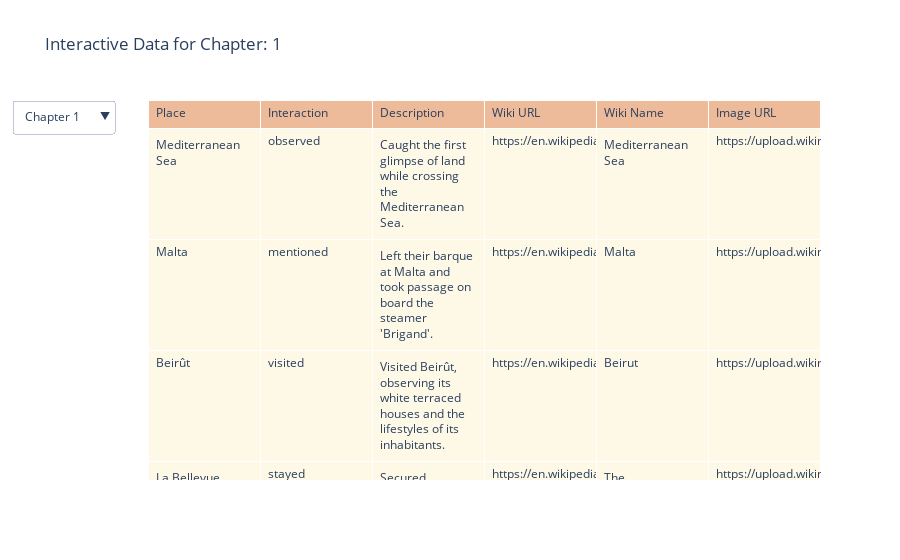

The code cell stored with this chart in its notebook:
### Code cell
import pandas as pd
import plotly.graph_objs as go

# Replace 'your_file.xlsx' with the path to your Excel file
file_path = 'Data/final.xlsx'

# Read the Excel file
df = pd.read_excel(file_path)

# Assuming 'chapter' is a categorical column you want to filter by
chapters = df['Chapter'].unique()

# Function to create table data for a selected chapter
def create_table_data(chapter):
    filtered_df = df[df['Chapter'] == chapter]
    return [go.Table(
        header=dict(
            values=['Place', 'Interaction', 'Description', 'Wiki URL', 'Wiki Name', 'Image URL'],
            fill_color='#EDBB99',
            align='left'
        ),
        cells=dict(
            values=[
                filtered_df.Place, 
                filtered_df.interaction, 
                filtered_df.description, 
                filtered_df['Wiki URL'], 
                filtered_df['Wiki Name'], 
                filtered_df.Image  # Assuming this column contains image URLs
            ],
            fill_color='#FEF9E7',
            align='left'
        )
    )]

# Initial table with the first chapter's data
fig = go.Figure(data=create_table_data(chapters[0]))

# Update the layout to add a dropdown menu
fig.update_layout(
    title=f'Interactive Data for Chapter: {chapters[0]}',
    updatemenus=[
        {
            'buttons': [
                {
                    'label': f"Chapter {ch}",
                    'method': 'restyle',
                    'args': [
                        {
                            'cells': {
                                'values': [
                                    df[df['Chapter'] == ch]['Place'], 
                                    df[df['Chapter'] == ch]['interaction'], 
                                    df[df['Chapter'] == ch]['description'],
                                    df[df['Chapter'] == ch]['Wiki URL'],
                                    df[df['Chapter'] == ch]['Wiki Name'],
                                ]
                            },
                            'title': f'Interactive Data for Chapter: {ch}'
                        }
                    ]
                } for ch in chapters
            ],
            'direction': 'down',
            'showactive': True,
        }
    ]
)

fig.show()

### Figure 1 — Plotly figure (JSON) as saved in the notebook; plotly's stock layout.template omitted (floating-point values rounded to 4 significant figures; data arrays with more than 128 entries replaced by an {"elided": "..."} marker saying what was removed)
{"data": [{"cells": {"align": "left", "fill": {"color": "#FEF9E7"}, "values": [["Mediterranean Sea", "Malta", "Beirût", "La Bellevue Hotel", "Lebanon", "Roman Mansion", "Jerusalem"], ["observed", "mentioned", "visited", "stayed", "observed", "visited", "mentioned"], ["Caught the first glimpse of land while crossing the Mediterranean Sea.", "Left their barque at Malta and took passage on board the steamer 'Brigand'.", "Visited Beirût, observing its white terraced houses and the lifestyles of its inhabitants.", "Secured lodgings at 'La Bellevue' hotel in Beirût, a half oriental, half European establishment.", "Admired the snowy peaks of Lebanon from Beirût.", "Walked on the floor of an old Roman mansion in Beirût, reflecting on its history.", "Preparations and anticipation for the journey towards Jerusalem."], ["https://en.wikipedia.org/wiki/Mediterranean_Sea", "https://en.wikipedia.org/wiki/Malta", "https://en.wikipedia.org/wiki/Beirut", "https://en.wikipedia.org/wiki/The_Bellevue-Stratford_Hotel", "https://en.wikipedia.org/wiki/Lebanon", "https://en.wikipedia.org/wiki/Mansion", "https://en.wikipedia.org/wiki/Jerusalem"], ["Mediterranean Sea", "Malta", "Beirut", "The Bellevue-Stratford Hotel", "Lebanon", "Mansion", "Jerusalem"], ["https://upload.wikimedia.org/wikipedia/commons/thumb/9/96/Mediterranee_02_EN.jpg/264px-Mediterranee_02_EN.jpg", "https://upload.wikimedia.org/wikipedia/commons/thumb/7/73/Flag_of_Malta.svg/125px-Flag_of_Malta.svg.png", "https://upload.wikimedia.org/wikipedia/commons/thumb/a/a9/Platinum_Tower_3_-_Beirut_-_Nabil_Gholam_Achitects.jpg/288px-Platinum_Tower_3_-_Beirut_-_Nabil_Gholam_Achitects.jpg", "https://upload.wikimedia.org/wikipedia/commons/thumb/9/9f/BellevueStratford.jpg/250px-BellevueStratford.jpg", "https://upload.wikimedia.org/wikipedia/commons/thumb/5/59/Flag_of_Lebanon.svg/125px-Flag_of_Lebanon.svg.png", null, "https://upload.wikimedia.org/wikipedia/commons/thumb/c/cf/Jerusalem-1712855.jpg/278px-Jerusalem-1712855.jpg"]]}, "header": {"align": "left", "fill": {"color": "#EDBB99"}, "values": ["Place", "Interaction", "Description", "Wiki URL", "Wiki Name", "Image URL"]}, "type": "table"}], "layout": {"title": {"text": "Interactive Data for Chapter: 1"}, "updatemenus": [{"buttons": [{"args": [{"cells": {"values": [["Mediterranean Sea", "Malta", "Beirût", "La Bellevue Hotel", "Lebanon", "Roman Mansion", "Jerusalem"], ["observed", "mentioned", "visited", "stayed", "observed", "visited", "mentioned"], ["Caught the first glimpse of land while crossing the Mediterranean Sea.", "Left their barque at Malta and took passage on board the steamer 'Brigand'.", "Visited Beirût, observing its white terraced houses and the lifestyles of its inhabitants.", "Secured lodgings at 'La Bellevue' hotel in Beirût, a half oriental, half European establishment.", "Admired the snowy peaks of Lebanon from Beirût.", "Walked on the floor of an old Roman mansion in Beirût, reflecting on its history.", "Preparations and anticipation for the journey towards Jerusalem."], ["https://en.wikipedia.org/wiki/Mediterranean_Sea", "https://en.wikipedia.org/wiki/Malta", "https://en.wikipedia.org/wiki/Beirut", "https://en.wikipedia.org/wiki/The_Bellevue-Stratford_Hotel", "https://en.wikipedia.org/wiki/Lebanon", "https://en.wikipedia.org/wiki/Mansion", "https://en.wikipedia.org/wiki/Jerusalem"], ["Mediterranean Sea", "Malta", "Beirut", "The Bellevue-Stratford Hotel", "Lebanon", "Mansion", "Jerusalem"]]}, "title": "Interactive Data for Chapter: 1"}], "label": "Chapter 1", "method": "restyle"}, {"args": [{"cells": {"values": [["Beirut", "Roadside khan", "Nebi-Yunas khan", "Sidon", "Tyre", "St. Jean d'Acre", "Plain of Esdraelon", "Mount Carmel", "Ahtlit", "Tantura", "Cæsarea", "Valley of Sharon", "Jaffa", "Ramleh", "Lydda", "Jerusalem"], ["mentioned", "stayed", "stayed", "visited", "visited", "passed", "passed", "visited", "passed", "stayed", "visited", "passed", "stayed", "visited", "passed", "visited"], ["The journey starts from Beirut, setting the beginning of the travel.", "Stopped for lunch at a roadside khan, experiencing poor shelter in the rain.", "Spent a night at the Nebi-Yunas khan, encountering basic and uncomfortable accommodations.", "Visited the city of Sidon, observing its decline and ruins.", "Reached Tyre, observing the city's desolation and fishermen's nets.", "Passed by St. Jean d'Acre, briefly noting its walls and ruins.", "Traversed the Plain of Esdraelon, noted for its historical battles.", "Climbed Mount Carmel on foot, visiting the Convent of Elijah.", "Passed the ruins of Ahtlit, experiencing a challenging ride.", "Spent a night in Tantura, enduring uncomfortable conditions with animals and insects.", "Visited Cæsarea, observing its ruins and recalling historical events.", "Passed through the Valley of Sharon, admired its floral beauty.", "Stayed in Jaffa, visiting historical sites and experiencing the town.", "Visited Ramleh, staying at a convent and exploring the area.", "Passed by the site of the ancient city Lydda.", "Arrived in Jerusalem, exploring its significant religious and historical sites."], ["https://en.wikipedia.org/wiki/Beirut", "https://en.wikipedia.org/wiki/Roadside_Romeo", "https://en.wikipedia.org/wiki/Stalemate_in_Southern_Palestine", null, "https://en.wikipedia.org/wiki/Tire", "https://en.wikipedia.org/wiki/Acre,_Israel", "https://en.wikipedia.org/wiki/Jezreel_Valley", "https://en.wikipedia.org/wiki/Mount_Carmel", null, "https://en.wikipedia.org/wiki/Tanpura", "https://en.wikipedia.org/wiki/Julius_Caesar", null, "https://en.wikipedia.org/wiki/Jaffe", null, null, "https://en.wikipedia.org/wiki/Jerusalem"], ["Beirut", "Roadside Romeo", "Stalemate in Southern Palestine", null, "Tire", "Acre, Israel", "Jezreel Valley", "Mount Carmel", null, "Tanpura", "Julius Caesar", null, "Jaffe", null, null, "Jerusalem"]]}, "title": "Interactive Data for Chapter: 2"}], "label": "Chapter 2", "method": "restyle"}, {"args": [{"cells": {"values": {"elided": "5x32 str values"}}, "title": "Interactive Data for Chapter: 3"}], "label": "Chapter 3", "method": "restyle"}, {"args": [{"cells": {"values": [["Jaffa Gate", "Convent of the Cross", "Upper Pool of Gihon", "Charnel House of the Lion", "Grotto of Jeremiah", "Valley of Jehosaphat", "Pool of Siloam", "Virgin's Fount", "King's Gardens", "Well of Joab", "Hill of Scandal", "Garden of Gethsemane", "Church of the Virgin Mary", "Tombs of the Kings", "Damascus Gate", "Cave of Jeremiah"], ["exited", "passed", "observed", "observed", "mentioned", "passed", "visited", "observed", "passed", "visited", "passed", "observed", "visited", "visited", "approached", "visited"], ["Exited the city of Jerusalem through Jaffa Gate, bustling with soldiers, Fellahin, and caravans.", "Passed by the road leading to the Convent of the Cross.", "Observed the Upper Pool of Gihon, a popular bathing place for city residents.", "Noted the nearby vaults of the 'Charnel House of the Lion', filled with human skulls.", "Mentioned the Grotto of Jeremiah near the Damascus Gate.", "Passed through the Valley of Jehosaphat, observing the surroundings.", "Visited the Pool of Siloam, known for its five venerated columns.", "Observed women descending into the Virgin's Fount to collect water.", "Passed by the King's Gardens, noted for lush foliage and fruit groves.", "Visited the Well of Joab, a source of water in the confluence of valleys.", "Passed the western slope of the Hill of Scandal.", "Observed the Garden of Gethsemane from a distance.", "Visited the subterranean Church of the Virgin Mary, adorned with lamps and flowers.", "Visited the Tombs of the Kings, noted for its elaborately carved entrance and sarcophagi.", "Approached the city again, coming close to the Damascus Gate.", "Visited the Cave of Jeremiah, believed to be the retreat of the prophet."], ["https://en.wikipedia.org/wiki/Jaffa_Gate", "https://en.wikipedia.org/wiki/Magellan%27s_Cross_Pavilion", "https://en.wikipedia.org/wiki/Pool_of_Siloam", "https://en.wikipedia.org/wiki/Charnel_ground", "https://en.wikipedia.org/wiki/Church_of_St._John,_Cratloe", "https://en.wikipedia.org/wiki/Valley_of_Josaphat", "https://en.wikipedia.org/wiki/Pool_of_Siloam", "https://en.wikipedia.org/wiki/Gihon_Spring", null, "https://en.wikipedia.org/wiki/Books_of_Samuel", "https://en.wikipedia.org/wiki/Teapot_Dome_scandal", "https://en.wikipedia.org/wiki/Gethsemane", null, "https://en.wikipedia.org/wiki/Tombs_of_the_Kings_(Paphos)", "https://en.wikipedia.org/wiki/Damascus_Gate", "https://en.wikipedia.org/wiki/David_Jeremiah"], ["Jaffa Gate", "Magellan's Cross Pavilion", "Pool of Siloam", "Charnel ground", "Church of St. John, Cratloe", "Valley of Josaphat", "Pool of Siloam", "Gihon Spring", null, "Books of Samuel", "Teapot Dome scandal", "Gethsemane", null, "Tombs of the Kings (Paphos)", "Damascus Gate", "David Jeremiah"]]}, "title": "Interactive Data for Chapter: 4"}], "label": "Chapter 4", "method": "restyle"}, {"args": [{"cells": {"values": [["Gethsemane", "Mount Olivet", "Church of Ascension", "Bethany", "Chapel of the Prediction", "Jerusalem"], ["visited", "visited", "visited", "visited", "observed", "visited"], ["Visited the garden of Gethsemane, now a flower garden with ancient olive trees.", "Ascended Mount Olivet, observing the Church of Ascension and the surrounding village.", "Visited the Church of Ascension, observing the foot and staff imprint in solid rock.", "Traveled to Bethany, visiting the cave identified as the tomb of Lazarus.", "Observed the Chapel of the Prediction, built on the rock where Christ lamented over Jerusalem.", "Visited Jerusalem, reflecting on its history and current state."], ["https://en.wikipedia.org/wiki/Gethsemane", "https://en.wikipedia.org/wiki/Mount_of_Olives", null, "https://en.wikipedia.org/wiki/Bethany", "https://en.wikipedia.org/wiki/List_of_dates_predicted_for_apocalyptic_events", "https://en.wikipedia.org/wiki/Jerusalem"], ["Gethsemane", "Mount of Olives", null, "Bethany", "List of dates predicted for apocalyptic events", "Jerusalem"]]}, "title": "Interactive Data for Chapter: 5"}], "label": "Chapter 5", "method": "restyle"}, {"args": [{"cells": {"values": [["Mount Olivet", "Village at the top of the mountain", "Well near the village", "Pathway from the city to Jordan"], ["stayed", "visited", "observed", "visited"], ["Stayed at a summer residence on Mount Olivet, overlooking the Kedron, surrounded by hills abundant in grapes, pomegranates, almonds, apricots, and figs.", "Visited the village for the reception of the Pacha and his Hareem, and engaged in exchanges with the local villagers.", "Observed village maidens at the well near the camping ground, reflecting on the traditional role of women in water collection.", "Visited and reflected upon the historical significance of the pathway leading from the city to Jordan, by way of Bahurim."], ["https://en.wikipedia.org/wiki/Mount_of_Olives", "https://en.wikipedia.org/wiki/Mountain_Top,_Pennsylvania", null, null], ["Mount of Olives", "Mountain Top, Pennsylvania", null, null]]}, "title": "Interactive Data for Chapter: 6"}], "label": "Chapter 6", "method": "restyle"}, {"args": [{"cells": {"values": [["Valley of Jehosaphat", "Mount Olivet", "Bethany", "Apostles' Fountain", "Wilderness of Judea", "Mount Quarantina", "Dead Sea", "Jericho", "Fountain of Elisha", "Jordan River", "Mount Zion"], ["passed", "passed", "passed", "passed", "observed", "observed", "visited", "stayed", "visited", "visited", "stayed"], ["Passed through the Valley of Jehosaphat.", "Passed Mount Olivet.", "Passed by the now palmless Bethany.", "Passed the Apostles' Fountain.", "Observed the Wilderness of Judea.", "Observed Mount Quarantina.", "Visited the Dead Sea, experiencing its unique properties.", "Stayed the night in Jericho.", "Visited the Fountain of Elisha.", "Visited the Jordan River, at the traditional baptism site of Christ.", "Returned to residence on Mount Zion."], ["https://en.wikipedia.org/wiki/Valley_of_Josaphat", "https://en.wikipedia.org/wiki/Mount_of_Olives", "https://en.wikipedia.org/wiki/Bethany", "https://en.wikipedia.org/wiki/Paul_the_Apostle", "https://en.wikipedia.org/wiki/Mattathias", "https://en.wikipedia.org/wiki/Mount_of_Temptation", null, "https://en.wikipedia.org/wiki/Jericho", null, "https://en.wikipedia.org/wiki/Jordan_River", "https://en.wikipedia.org/wiki/Mount_Zion"], ["Valley of Josaphat", "Mount of Olives", "Bethany", "Paul the Apostle", "Mattathias", "Mount of Temptation", null, "Jericho", null, "Jordan River", "Mount Zion"]]}, "title": "Interactive Data for Chapter: 7"}], "label": "Chapter 7", "method": "restyle"}, {"args": [{"cells": {"values": [["Road from Jerusalem to Bethlehem", "Bethlehem", "Church and Monastery covering the Cave of the Nativity", "Cave of the Nativity", "Schoolroom of Miss Williams", "Jerome's Cave", "Joseph's House", "The Manger", "Church of St. Helena", "Grotto of the Nativity"], ["passed", "visited", "visited", "visited", "visited", "visited", "visited", "visited", "stayed", "visited"], ["Passed through the rough and stony road from Jerusalem to Bethlehem, with a mention of the Plain of Rephaim.", "Visited Bethlehem, described as standing on a hill and having a fine appearance from a distance.", "Visited the Church and Monastery covering the Cave of the Nativity, noted for its imposing appearance and elegant Corinthian pillars.", "Visited the Cave of the Nativity, described as being lighted by lamps and containing a silver star marking the birthplace of Jesus.", "Visited the schoolroom of Miss Williams, engaged in teaching Arab children.", "Visited the site of Jerome's Cave.", "Visited the site reputed to be Joseph's House.", "Visited the site known as 'The Manger'.", "Stayed at the Church of St. Helena after being expelled from the Church of the Nativity.", "Visited the Grotto of the Nativity."], ["https://en.wikipedia.org/wiki/Bethlehem", "https://en.wikipedia.org/wiki/Bethlehem", "https://en.wikipedia.org/wiki/Church_of_the_Nativity", "https://en.wikipedia.org/wiki/Church_of_the_Nativity", null, "https://en.wikipedia.org/wiki/Church_of_the_Nativity", "https://en.wikipedia.org/wiki/Joseph_(Genesis)", "https://en.wikipedia.org/wiki/Management", "https://en.wikipedia.org/wiki/Jamestown,_Saint_Helena", "https://en.wikipedia.org/wiki/Church_of_the_Nativity"], ["Bethlehem", "Bethlehem", "Church of the Nativity", "Church of the Nativity", null, "Church of the Nativity", "Joseph (Genesis)", "Management", "Jamestown, Saint Helena", "Church of the Nativity"]]}, "title": "Interactive Data for Chapter: 8"}], "label": "Chapter 8", "method": "restyle"}, {"args": [{"cells": {"values": [["Mount Olivet", "Church of Ascension", "Wady Farah", "Valley of Delight", "Enon near to Salim", "Liftah (Nephtoah)", "Jerusalem"], ["passed", "observed", "visited", "visited", "mentioned", "visited", "stayed"], ["Passed by Mount Olivet while traveling to Wady Farah.", "Observed the Church of Ascension while passing by on the journey.", "Visited Wady Farah, described as a lovely spot near the Holy City.", "Visited the Valley of Delight, encountering peaceful nature and historical ruins.", "Mentioned as a possible identification for Wady Farah, due to its biblical significance.", "Visited Liftah, identified as Nephtoah in the Bible, and noted for its fountain.", "Stayed in Jerusalem, as it was the central location for the excursions."], ["https://en.wikipedia.org/wiki/Mount_of_Olives", null, "https://en.wikipedia.org/wiki/Fara,_Safad", "https://en.wikipedia.org/wiki/Valley_of_Heart%27s_Delight", "https://en.wikipedia.org/wiki/New_Testament_places_associated_with_Jesus", null, "https://en.wikipedia.org/wiki/Jerusalem"], ["Mount of Olives", null, "Fara, Safad", "Valley of Heart's Delight", "New Testament places associated with Jesus", null, "Jerusalem"]]}, "title": "Interactive Data for Chapter: 9"}], "label": "Chapter 9", "method": "restyle"}, {"args": [{"cells": {"values": [["Mosque of Omar", "Temple enclosure", "Church of St. Anne", "Golden Gate", "Mosque of Aksa", "Sedna Esa", "Cave of the Sakhrah", "Solomon's Temple"], ["visited", "visited", "observed", "mentioned", "visited", "mentioned", "visited", "mentioned"], ["Visited and was delighted by the Mosque of Omar, surprised by the invitation from Turkish friends.", "Visited the Temple enclosure, feeling a sense of privilege walking on its hallowed ground.", "Observed the view of the Haram es-Sherif from the Church of St. Anne.", "Mentioned the presence of many women around the Golden Gate during the visit to the enclosure.", "Visited the Mosque of Aksa, noting its intricate design and the differentiation in worship areas for men and women.", "Mentioned Sedna Esa, the reputed cradle of Jesus, but found it closed during the visit.", "Visited the Cave of the Sakhrah, located beneath the Mosque of Omar, noting its religious significance.", "Mentioned the site believed to be Solomon's Temple, imagining its historical and religious significance."], ["https://en.wikipedia.org/wiki/Mosque_of_Omar", "https://en.wikipedia.org/wiki/Serapeum_of_Saqqara", "https://en.wikipedia.org/wiki/Church_of_St._Anne,_Vilnius", null, "https://en.wikipedia.org/wiki/Al-Aqsa", "https://en.wikipedia.org/wiki/90377_Sedna", "https://en.wikipedia.org/wiki/Well_of_Souls", "https://en.wikipedia.org/wiki/Solomon%27s_Temple"], ["Mosque of Omar", "Serapeum of Saqqara", "Church of St. Anne, Vilnius", null, "Al-Aqsa", "90377 Sedna", "Well of Souls", "Solomon's Temple"]]}, "title": "Interactive Data for Chapter: 10"}], "label": "Chapter 10", "method": "restyle"}, {"args": [{"cells": {"values": [["Parley Room", "Tomb of David", "Turfendah's Home", "Mosque of Omar", "Zion Gate", "Coenaculum", "Keeper's Hareem", "Author's Home"], ["stayed", "visited", "visited", "mentioned", "observed", "observed", "visited", "stayed"], ["The author was called to the parley room early one morning during the feast of Rhamadan.", "The author planned and eventually visited the Tomb of David.", "Visited Turfendah's home to select clothes for a disguise.", "The author recalls a previous adventure at the Mosque of Omar.", "Passed by the Zion Gate en route to the Tomb of David.", "Noted the Coenaculum while visiting the Tomb of David.", "Was invited to see the keeper's hareem during the visit to the Tomb of David.", "The author returned home after the visit, feeling relieved to be out of danger and disguise."], ["https://en.wikipedia.org/wiki/Parley_Baer", "https://en.wikipedia.org/wiki/David%27s_Tomb", null, "https://en.wikipedia.org/wiki/Mosque_of_Omar", "https://en.wikipedia.org/wiki/Zion_Gate", "https://en.wikipedia.org/wiki/Coenaculum", "https://en.wikipedia.org/wiki/Muhte%C5%9Fem_Y%C3%BCzy%C4%B1l", "https://en.wikipedia.org/wiki/Writer%27s_home"], ["Parley Baer", "David's Tomb", null, "Mosque of Omar", "Zion Gate", "Coenaculum", "Muhteşem Yüzyıl", "Writer's home"]]}, "title": "Interactive Data for Chapter: 11"}], "label": "Chapter 11", "method": "restyle"}, {"args": [{"cells": {"values": [["Jerusalem", "House of Bash Catib", "Neby Daûd", "Jewish quarter"], ["stayed", "visited", "visited", "passed by"], ["Stayed in Jerusalem, where the wedding of Effendi Moosa and Dahudeiah was a topic of conversation.", "Visited the house of Bash Catib for the wedding celebration.", "Visited Neby Daûd, the residence of the bride, to participate in the wedding procession.", "Passed through the dark alleys of the Jewish quarter during the wedding procession."], ["https://en.wikipedia.org/wiki/Jerusalem", null, "https://en.wikipedia.org/wiki/Prophets_and_messengers_in_Islam", "https://en.wikipedia.org/wiki/Jewish_Quarter_(Jerusalem)"], ["Jerusalem", null, "Prophets and messengers in Islam", "Jewish Quarter (Jerusalem)"]]}, "title": "Interactive Data for Chapter: 12"}], "label": "Chapter 12", "method": "restyle"}, {"args": [{"cells": {"values": [["Damascus", "Jerusalem", "bazaars of Jerusalem", "Wady el Wer", "Bethlehem", "Church of the Holy Sepulchre"], ["mentioned", "visited", "visited", "mentioned", "mentioned", "mentioned"], ["Referred to as a beautiful city with incomparable bazaars, but distinct from Jerusalem.", "Visited for shopping in its bazaars, exploring its streets and observing its unique atmosphere.", "Visited the bazaars of Jerusalem, noting their variety of costumes and diverse crowd.", "Mentioned as the source of roses used for making rose water sold in the bazaars.", "Referenced in relation to pearl trinkets made by Bethlehemites, sold in Jerusalem bazaars.", "Mentioned in relation to trinkets sold in the bazaars that imitate the church's design."], ["https://en.wikipedia.org/wiki/Damascus", "https://en.wikipedia.org/wiki/Jerusalem", "https://en.wikipedia.org/wiki/Bazaar", null, "https://en.wikipedia.org/wiki/Bethlehem", "https://en.wikipedia.org/wiki/Church_of_the_Holy_Sepulchre"], ["Damascus", "Jerusalem", "Bazaar", null, "Bethlehem", "Church of the Holy Sepulchre"]]}, "title": "Interactive Data for Chapter: 13"}], "label": "Chapter 13", "method": "restyle"}, {"args": [{"cells": {"values": [["Bazaar", "Home of Turfendah and friends", "Bathing Establishment", "Dressing-room in Bathing Establishment"], ["passed", "stayed", "visited", "stayed"], ["Escaped the noisy bazaar in the city.", "Dinner and preparations for the bath were done at the home of Turfendah and her friends.", "Visited one of the finest bathing establishments in the city for an afternoon bath.", "Used the dressing-room in the bathing establishment for changing and resting."], ["https://en.wikipedia.org/wiki/Bazaar", null, "https://en.wikipedia.org/wiki/Bathing", "https://en.wikipedia.org/wiki/Changing_room"], ["Bazaar", null, "Bathing", "Changing room"]]}, "title": "Interactive Data for Chapter: 14"}], "label": "Chapter 14", "method": "restyle"}, {"args": [{"cells": {"values": [["Private house in the Jewish quarter", "Hackmè or dispensary", "House's kitchen", "House's upper court", "Housetop terrace", "Valley of the Tyropoon", "Mount Olivet", "Temple enclosure", "Mugrabin quarter", "Mount Zion", "Council Chamber or Sanhedrim", "Cheesemongers' Valley"], ["stayed", "visited", "observed", "visited", "visited", "observed", "observed", "observed", "observed", "observed", "visited", "observed"], ["Stayed in a private house situated in the Jewish quarter, featuring a large stone-paved court and various rooms.", "Visited the hackmè or dispensary, which opens on one side of the square court of the house.", "Observed the unique kitchen of the house, featuring Arab copper kettles and a stone fireplace.", "Visited the small upper court of the house, leading to a chamber and dining room.", "Visited the housetop terrace of the house, enclosed by a five-foot-high wall.", "Observed the Valley of the Tyropoon from a high vantage point in the house.", "Observed Mount Olivet from the house, located opposite to it.", "Observed the Temple enclosure from a distance, visible from the house.", "Observed the Mugrabin quarter in the valley, visible from the house.", "Observed Mount Zion, noted for its picturesque and dilapidated buildings.", "Visited the Council Chamber, or Sanhedrim, identified as the Mechemeh or Congressional Hall of Jerusalem.", "Observed the Cheesemongers' Valley, also known as the Tyropoon Valley, from a distance."], ["https://en.wikipedia.org/wiki/Jewish_Quarter_(Jerusalem)", null, "https://en.wikipedia.org/wiki/Kitchen", "https://en.wikipedia.org/wiki/Ume%C3%A5", "https://en.wikipedia.org/wiki/Anjunabeats_Volume_7", null, "https://en.wikipedia.org/wiki/Mount_of_Olives", "https://en.wikipedia.org/wiki/Serapeum_of_Saqqara", null, "https://en.wikipedia.org/wiki/Mount_Zion", "https://en.wikipedia.org/wiki/List_of_North_American_fraternal_orders", "https://en.wikipedia.org/wiki/Mount_Zion"], ["Jewish Quarter (Jerusalem)", null, "Kitchen", "Umeå", "Anjunabeats Volume 7", null, "Mount of Olives", "Serapeum of Saqqara", null, "Mount Zion", "List of North American fraternal orders", "Mount Zion"]]}, "title": "Interactive Data for Chapter: 16"}], "label": "Chapter 16", "method": "restyle"}, {"args": [{"cells": {"values": [["Mount Zion", "Church of the Holy Sepulchre", "Temple Walls", "Tomb of Rachel", "Ephrath (Ephratah)", "Bethlehem", "Synagogues in Jerusalem"], ["mentioned", "mentioned", "visited", "observed", "mentioned", "mentioned", "visited"], ["Mentioned as a place of significance and attachment for the Jewish people living in Jerusalem.", "Mentioned as a place where Jews are not allowed to enter.", "Visited for devotional purposes, particularly on Fridays, where Jews lament the destruction of their Temple.", "Observed as a venerated site near Bethlehem, important in Jewish tradition.", "Mentioned in relation to the Tomb of Rachel, as a nearby location.", "Mentioned in the context of the Tomb of Rachel and its proximity.", "Visited by the author, observing the conduct of worship and rituals."], ["https://en.wikipedia.org/wiki/Mount_Zion", "https://en.wikipedia.org/wiki/Church_of_the_Holy_Sepulchre", "https://en.wikipedia.org/wiki/Kailasanathar_Temple,_Kanchipuram", "https://en.wikipedia.org/wiki/Rachel%27s_Tomb", "https://en.wikipedia.org/wiki/Ephrath", "https://en.wikipedia.org/wiki/Bethlehem", "https://en.wikipedia.org/wiki/Synagogues_of_Jerusalem"], ["Mount Zion", "Church of the Holy Sepulchre", "Kailasanathar Temple, Kanchipuram", "Rachel's Tomb", "Ephrath", "Bethlehem", "Synagogues of Jerusalem"]]}, "title": "Interactive Data for Chapter: 18"}], "label": "Chapter 18", "method": "restyle"}, {"args": [{"cells": {"values": [["Church of the Holy Sepulchre", "Stone of Unction", "Scene of the Crucifixion", "Chapel of the Holy Cross", "Tomb of Joseph of Arimathea", "Subterranean part of the Church", "Church of the Nativity"], ["visited", "observed", "visited", "visited", "observed", "visited", "mentioned"], ["Visited the Church of the Holy Sepulchre, observing its interior and the activities of pilgrims.", "Observed the Stone of Unction, believed to be where Christ was anointed.", "Visited the site within the church marking the scene of the Crucifixion.", "Entered the chapel where the cross was found, associated with Empress Helena.", "Observed the Tomb of Joseph of Arimathea, among other sites in the church.", "Explored the subterranean parts of the Church of the Holy Sepulchre.", "Mentioned in context of the Bethlehemites seeking holy fire for this church."], ["https://en.wikipedia.org/wiki/Church_of_the_Holy_Sepulchre", "https://en.wikipedia.org/wiki/The_Entombment_of_Christ_(Caravaggio)", "https://en.wikipedia.org/wiki/Crucifixion_of_Jesus", "https://en.wikipedia.org/wiki/Chapel_of_the_Holy_Cross_(Sedona,_Arizona)", "https://en.wikipedia.org/wiki/Joseph_of_Arimathea", "https://en.wikipedia.org/wiki/Monolithic_church", "https://en.wikipedia.org/wiki/Church_of_the_Nativity"], ["Church of the Holy Sepulchre", "The Entombment of Christ (Caravaggio)", "Crucifixion of Jesus", "Chapel of the Holy Cross (Sedona, Arizona)", "Joseph of Arimathea", "Monolithic church", "Church of the Nativity"]]}, "title": "Interactive Data for Chapter: 19"}], "label": "Chapter 19", "method": "restyle"}, {"args": [{"cells": {"values": [["Jerusalem", "Bethlehem", "Gardens of Solomon", "Mount Olivet", "Syria"], ["observed", "mentioned", "mentioned", "observed", "visited"], ["Observed the mild winters and enjoyed summer breezes in Jerusalem, noting its diverse climate.", "Mentioned Bethlehem in the context of the Gardens of Solomon.", "Referred to the Gardens of Solomon near Bethlehem, famous for its varied and luscious fruits.", "Observed Mount Olivet, noting its plantation of olive, fig, pomegranate, mulberry, and almond trees.", "Visited different parts of Syria, experiencing its abundant fruits and vegetation."], ["https://en.wikipedia.org/wiki/Jerusalem", "https://en.wikipedia.org/wiki/Bethlehem", "https://en.wikipedia.org/wiki/Solomons_cockatoo", "https://en.wikipedia.org/wiki/Mount_of_Olives", "https://en.wikipedia.org/wiki/Serbia"], ["Jerusalem", "Bethlehem", "Solomons cockatoo", "Mount of Olives", "Serbia"]]}, "title": "Interactive Data for Chapter: 20"}], "label": "Chapter 20", "method": "restyle"}], "direction": "down", "showactive": true}]}}
